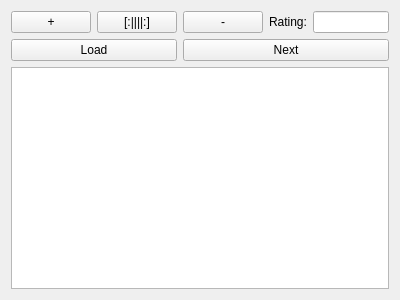
<?xml version="1.0" encoding="UTF-8"?>
<ui version="4.0">
 <class>Widget</class>
 <widget class="QWidget" name="Widget">
  <property name="geometry">
   <rect>
    <x>0</x>
    <y>0</y>
    <width>400</width>
    <height>300</height>
   </rect>
  </property>
  <property name="windowTitle">
   <string>Widget</string>
  </property>
  <layout class="QGridLayout" name="gridLayout_2">
   <item row="0" column="3">
    <widget class="QLabel" name="ratingLabel">
     <property name="text">
      <string>Rating:</string>
     </property>
    </widget>
   </item>
   <item row="0" column="0">
    <widget class="QPushButton" name="plusButton">
     <property name="text">
      <string>+</string>
     </property>
    </widget>
   </item>
   <item row="0" column="2">
    <widget class="QPushButton" name="minusButton">
     <property name="text">
      <string>-</string>
     </property>
    </widget>
   </item>
   <item row="0" column="1">
    <widget class="QPushButton" name="bayanButton">
     <property name="text">
      <string>[:||||:]</string>
     </property>
    </widget>
   </item>
   <item row="0" column="4">
    <widget class="QLineEdit" name="ratingValueLineEdit"/>
   </item>
   <item row="1" column="0" colspan="2">
    <widget class="QPushButton" name="loadButton">
     <property name="text">
      <string>Load</string>
     </property>
    </widget>
   </item>
   <item row="1" column="2" colspan="3">
    <widget class="QPushButton" name="nextButton">
     <property name="text">
      <string>Next</string>
     </property>
    </widget>
   </item>
   <item row="2" column="0" colspan="5">
    <widget class="QTextEdit" name="textEdit"/>
   </item>
  </layout>
 </widget>
 <layoutdefault spacing="6" margin="11"/>
 <resources/>
 <connections/>
</ui>
